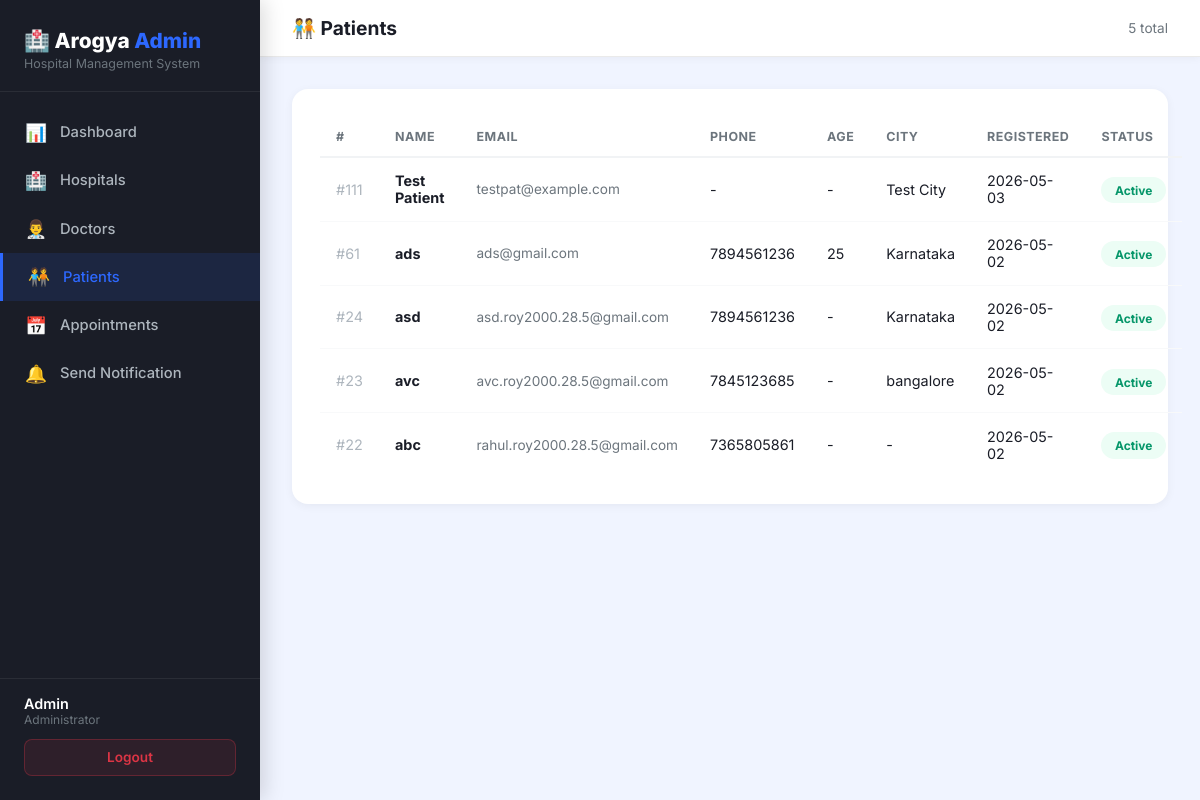
Screenshot of /admin/patients (signed in) with the database file from the repository.
### models.py (models this page shows, shortened)
class User(UserMixin, db.Model):
    __tablename__ = 'users'
    id = db.Column(db.Integer, primary_key=True)
    name = db.Column(db.String(100), nullable=False)
    email = db.Column(db.String(120), unique=True, nullable=False)
    password_hash = db.Column(db.String(256), nullable=False)
    role = db.Column(db.String(20), nullable=False, default='patient')  # patient, doctor, admin
    phone = db.Column(db.String(20))
    age = db.Column(db.Integer, nullable=True)
    city = db.Column(db.String(100), default='')
    address = db.Column(db.Text, default='')
    is_active_user = db.Column(db.Boolean, default=True)
    created_at = db.Column(db.DateTime, default=datetime.utcnow)
    doctor_profile = db.relationship('Doctor', backref='user', uselist=False, cascade='all, delete-orphan')
    appointments_as_patient = db.relationship(
        'Appointment', backref='patient', foreign_keys='Appointment.patient_id', cascade='all, delete-orphan'
    )
    notifications = db.relationship('Notification', backref='user', cascade='all, delete-orphan')

### app.py (the view)
@app.route('/admin/patients')
@login_required
@admin_required
def patients_page():
    patients = User.query.filter_by(role='patient').order_by(User.created_at.desc()).all()
    return render_template('patients.html', patients=patients)

### app.py (called while the page is built)
@login_manager.user_loader
def load_user(user_id):
    return User.query.get(int(user_id))

def admin_required(f):
    @wraps(f)
    def decorated(*args, **kwargs):
        if not current_user.is_authenticated or current_user.role != 'admin':
            return jsonify({'error': 'Admin access required'}), 403
        return f(*args, **kwargs)
    return decorated

### templates/patients.html (shortened to what this page needs)
<!DOCTYPE html>
<html lang="en">
<head>
</head>
<body>
<aside class="sidebar">
    <div class="sidebar-brand"><h1>🏥 Arogya <span>Admin</span></h1><p>Hospital Management System</p></div>
    <nav class="sidebar-nav">
        <a href="{{ url_for('admin_dashboard') }}"><span class="icon">📊</span> Dashboard</a>
        <a href="{{ url_for('admin_hospitals_page') }}"><span class="icon">🏥</span> Hospitals</a>
        <a href="{{ url_for('doctors_page') }}"><span class="icon">👨‍⚕️</span> Doctors</a>
        <a href="{{ url_for('patients_page') }}" class="active"><span class="icon">🧑‍🤝‍🧑</span> Patients</a>
        <a href="{{ url_for('admin_appointments_page') }}"><span class="icon">📅</span> Appointments</a>
        <a href="{{ url_for('admin_notify_page') }}"><span class="icon">🔔</span> Send Notification</a>
    </nav>
    <div class="sidebar-bottom">
        <div class="sidebar-user">{{ current_user.name }}<small>Administrator</small></div>
        <a href="{{ url_for('logout_page') }}" class="btn-logout">Logout</a>
    </div>
</aside>
<main class="main">
    <div class="topbar"><h2>🧑‍🤝‍🧑 Patients</h2><span style="color:#6c757d;font-size:0.85rem;">{{ patients|length }} total</span></div>
    <div class="content">
        <div class="section-card">
            {% if patients %}
            <table>
                <thead><tr><th>#</th><th>Name</th><th>Email</th><th>Phone</th><th>Age</th><th>City</th><th>Registered</th><th>Status</th></tr></thead>
                <tbody>
                {% for p in patients %}
                <tr>
                    <td style="color:#adb5bd;">#{{ p.id }}</td>
                    <td><strong>{{ p.name }}</strong></td>
                    <td style="color:#6c757d;font-size:0.85rem;">{{ p.email }}</td>
                    <td>{{ p.phone or '-' }}</td>
                    <td>{{ p.age or '-' }}</td>
                    <td>{{ p.city or '-' }}</td>
                    <td>{{ p.created_at.strftime('%Y-%m-%d') if p.created_at else '-' }}</td>
                    <td><span class="badge {{ 'badge-active' if p.is_active_user else 'badge-inactive' }}">{{ 'Active' if p.is_active_user else 'Inactive' }}</span></td>
                </tr>
                {% endfor %}
                </tbody>
            </table>
            {% else %}
            <div class="empty-state">
                <h3 style="font-size:1.2rem;color:#1A1D27;margin-bottom:0.5rem;">No patients yet</h3>
                <p>Registered patients will appear here.</p>
            </div>
            {% endif %}
        </div>
    </div>
</main>
</body>
</html>

### templates/patients.html (style rules this page uses)
* { margin: 0; padding: 0; box-sizing: border-box; }
body { font-family: 'Inter', sans-serif; background: #F0F4FF; min-height: 100vh; }
.sidebar { width: 260px; height: 100vh; background: #1A1D27; position: fixed; left: 0; top: 0; z-index: 200; display: flex; flex-direction: column; box-shadow: 4px 0 20px rgba(0,0,0,0.15); }
.sidebar-brand { padding: 1.75rem 1.5rem 1.25rem; border-bottom: 1px solid rgba(255,255,255,0.07); }
.sidebar-brand h1 { color: #fff; font-size: 1.3rem; font-weight: 800; }
.sidebar-brand span { color: #2D68FE; }
.sidebar-brand p { color: #6c757d; font-size: 0.78rem; margin-top: 0.2rem; }
.sidebar-nav { padding: 1rem 0; flex: 1; }
.sidebar-nav a { display: flex; align-items: center; gap: 0.75rem; padding: 0.85rem 1.5rem; color: #adb5bd; text-decoration: none; font-weight: 500; font-size: 0.92rem; transition: all 0.2s; }
.sidebar-nav a:hover, .sidebar-nav a.active { background: rgba(45,104,254,0.12); color: #2D68FE; border-left: 3px solid #2D68FE; }
.sidebar-nav .icon { font-size: 1.1rem; width: 24px; text-align: center; }
.sidebar-bottom { padding: 1rem 1.5rem 1.5rem; border-top: 1px solid rgba(255,255,255,0.07); }
.sidebar-user { color: #fff; font-weight: 600; font-size: 0.9rem; margin-bottom: 0.75rem; }
.sidebar-user small { display: block; color: #6c757d; font-size: 0.75rem; font-weight: 400; }
.btn-logout { width: 100%; padding: 0.6rem; background: rgba(220,53,69,0.1); border: 1px solid rgba(220,53,69,0.3); color: #dc3545; border-radius: 8px; cursor: pointer; font-family: inherit; font-weight: 600; font-size: 0.85rem; text-decoration: none; display: block; text-align: center; }
.main { margin-left: 260px; min-height: 100vh; }
.topbar { background: #fff; padding: 1rem 2rem; display: flex; align-items: center; justify-content: space-between; border-bottom: 1px solid #eaeaea; position: sticky; top: 0; z-index: 100; box-shadow: 0 2px 8px rgba(0,0,0,0.04); }
.topbar h2 { font-size: 1.2rem; font-weight: 700; color: #1A1D27; }
.content { padding: 2rem; }
.section-card { background: #fff; border-radius: 16px; padding: 1.75rem; box-shadow: 0 2px 10px rgba(0,0,0,0.05); }
table { width: 100%; border-collapse: collapse; }
th { font-size: 0.78rem; text-transform: uppercase; letter-spacing: 0.5px; color: #6c757d; padding: 0.75rem 1rem; text-align: left; border-bottom: 2px solid #f1f3f5; font-weight: 700; }
td { padding: 0.9rem 1rem; border-bottom: 1px solid #f8f9fa; color: #1A1D27; font-size: 0.9rem; vertical-align: middle; }
tr:last-child td { border-bottom: none; }
.badge { padding: 0.35rem 0.85rem; border-radius: 50px; font-size: 0.75rem; font-weight: 700; }
.badge-active { background: #ECFDF5; color: #059669; }

### rows the page displays
User: name "Admin"
User: id "111", name "Test Patient", email "testpat@example.com", phone "-", age "-", city "Test City", created_at "2026-05-03", is_active_user "Active"
User: id "61", name "ads", email "ads@gmail.com", phone "7894561236", age "25", city "Karnataka", created_at "2026-05-02", is_active_user "Active"
User: id "24", name "asd", email "asd.roy2000.28.5@gmail.com", phone "7894561236", age "-", city "Karnataka", created_at "2026-05-02", is_active_user "Active"
User: id "23", name "avc", email "avc.roy2000.28.5@gmail.com", phone "7845123685", age "-", city "bangalore", created_at "2026-05-02", is_active_user "Active"
User: id "22", name "abc", email "rahul.roy2000.28.5@gmail.com", phone "7365805861", age "-", city "-", created_at "2026-05-02", is_active_user "Active"

### other values shown
{{ patients|length }} "5"
